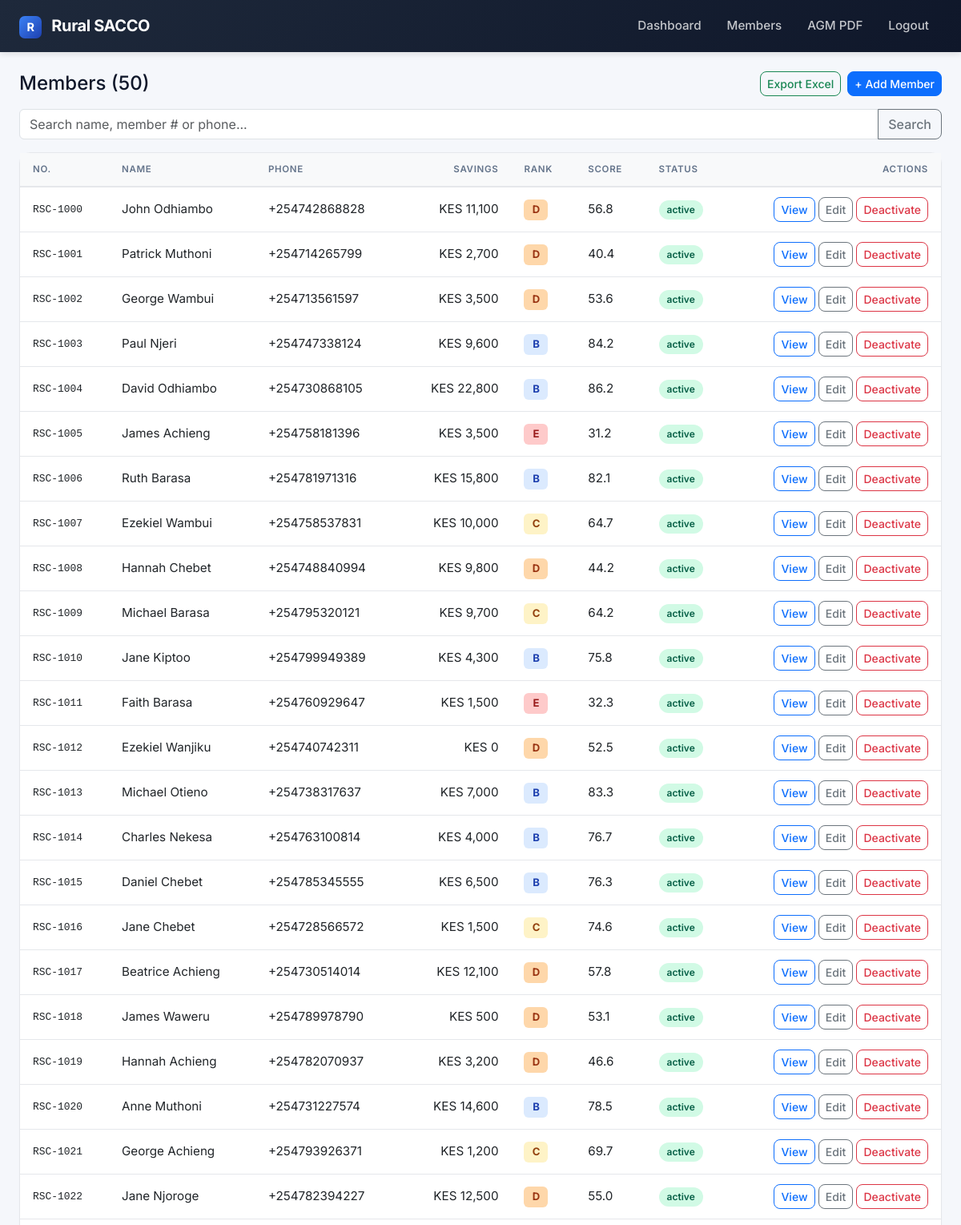
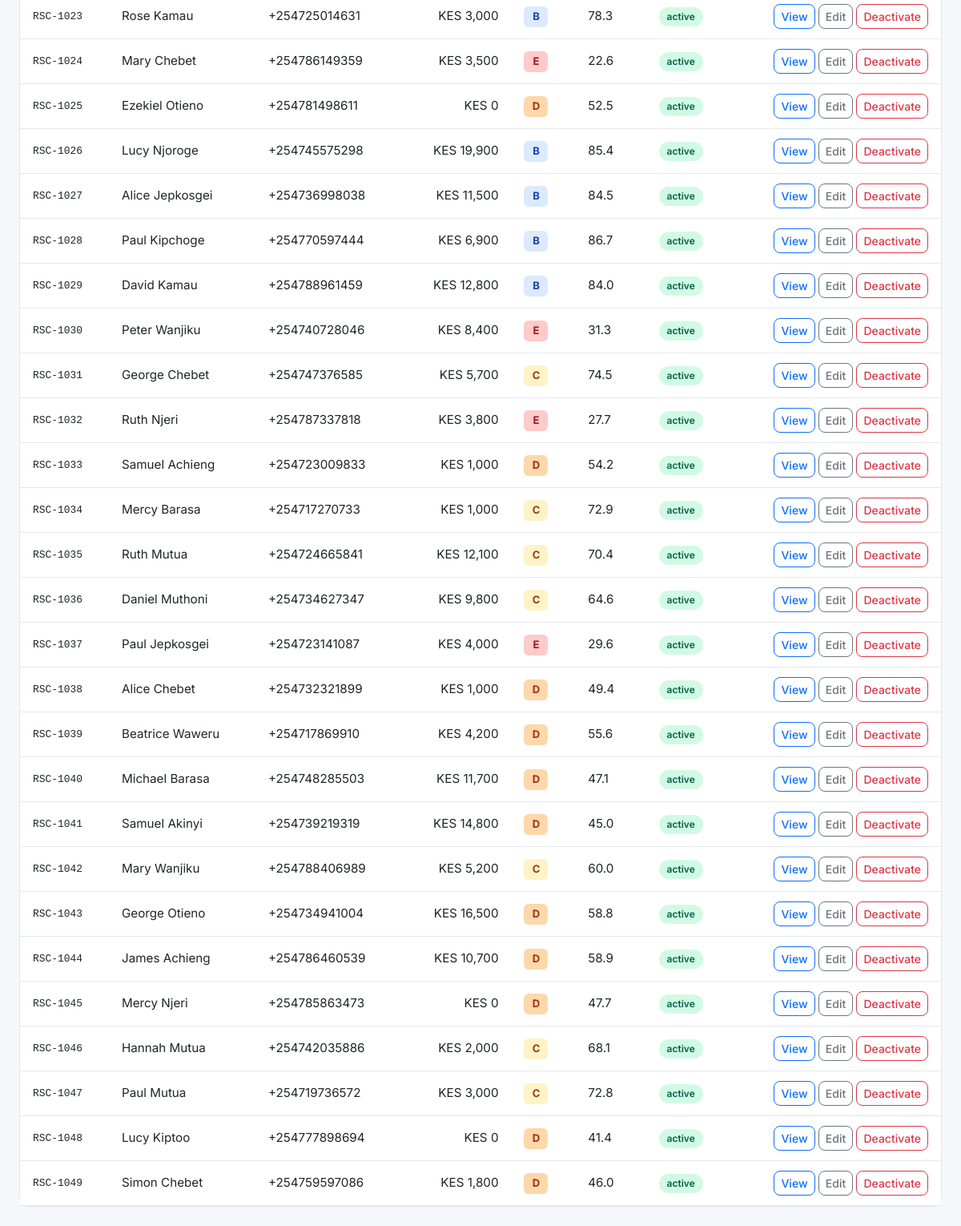
/members/ (signed in), run on an earlier commit of the app's database (2 pictures, top to bottom).
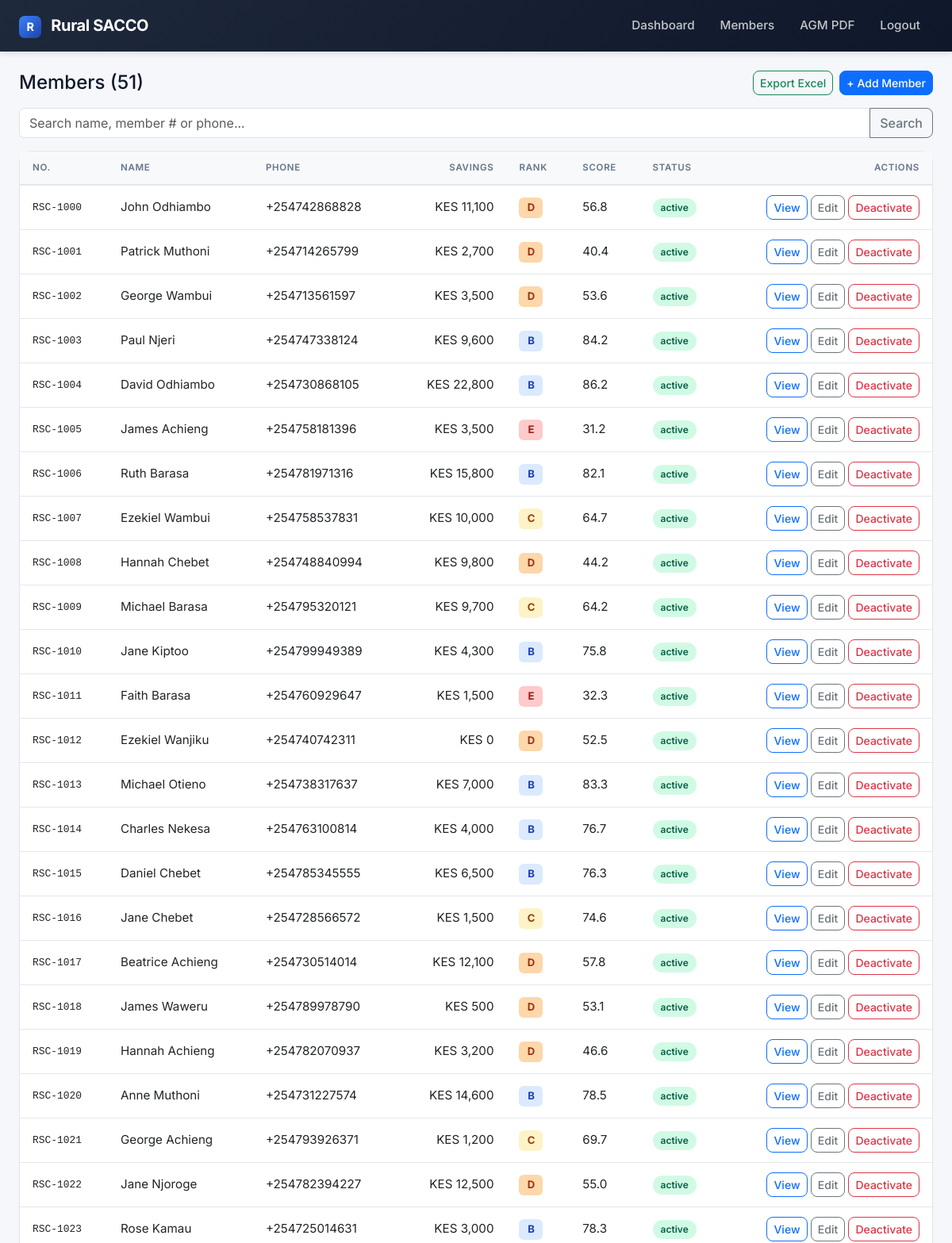
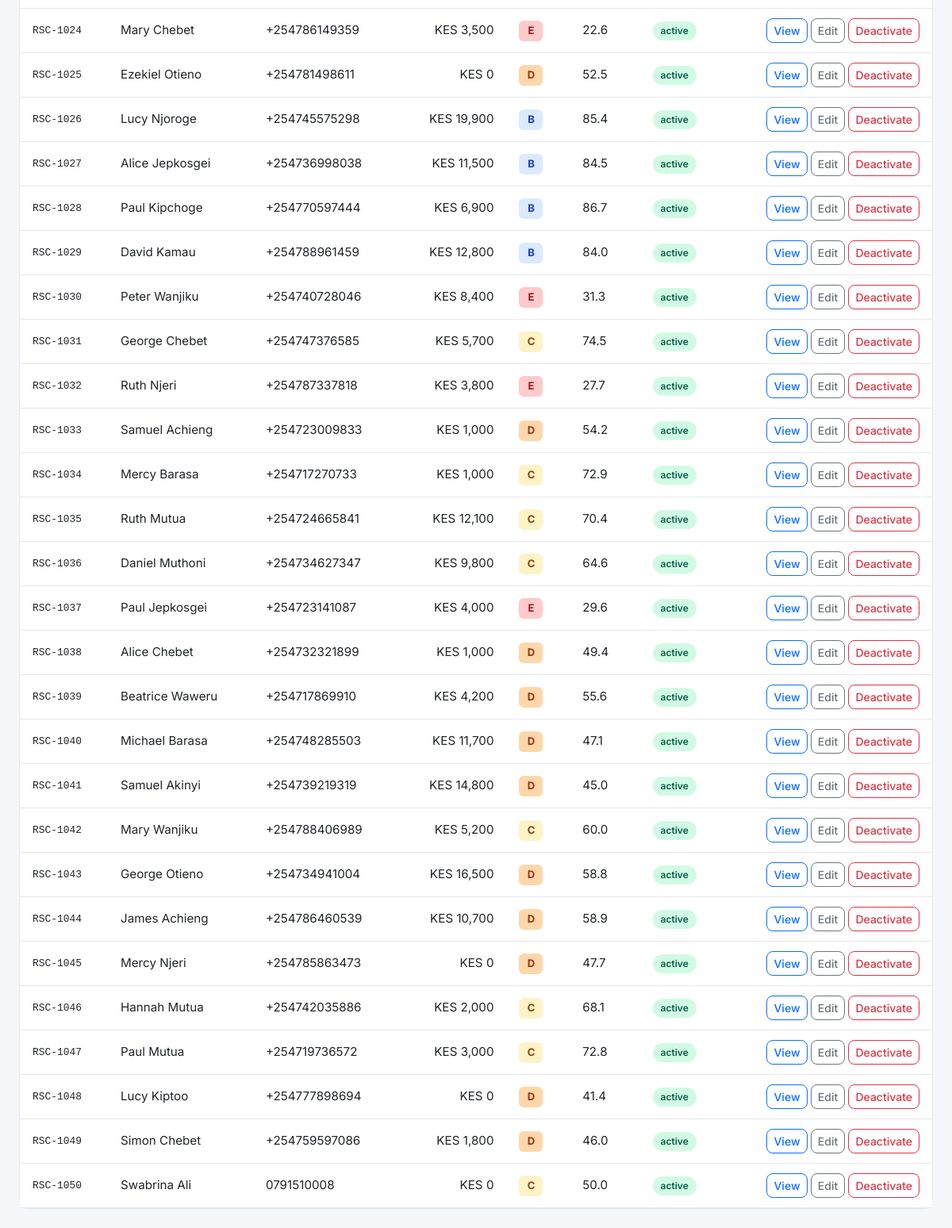
And on a later commit of the database (2 pictures, top to bottom).
### app/models/member.py (models this page shows)
class Member(db.Model):
    __tablename__ = "members"
    id = db.Column(db.Integer, primary_key=True)
    member_number = db.Column(db.String(20), unique=True, nullable=False, index=True)
    full_name = db.Column(db.String(120), nullable=False)
    phone = db.Column(db.String(20), unique=True, nullable=False, index=True)
    national_id = db.Column(db.String(20), unique=True)
    join_date = db.Column(db.Date, default=datetime.utcnow)
    status = db.Column(db.String(20), default="active")
    savings_balance = db.Column(db.Numeric(12, 2), default=0)
    shares = db.Column(db.Integer, default=0)
    trust_score = db.Column(db.Float, default=50.0)
    default_rank = db.Column(db.String(1), default="C")
    language_preference = db.Column(db.String(5), default="sw")
    consent_given = db.Column(db.Boolean, default=False)
    created_at = db.Column(db.DateTime, default=datetime.utcnow)
    updated_at = db.Column(db.DateTime, default=datetime.utcnow, onupdate=datetime.utcnow)

### app/routes/members.py (the view)
@members_bp.route("/")
@login_required
def list_members():
    q = request.args.get("q", "").strip()
    query = Member.query
    if q:
        query = query.filter(db.or_(
            Member.full_name.ilike(f"%{q}%"),
            Member.member_number.ilike(f"%{q}%"),
            Member.phone.ilike(f"%{q}%"),
        ))
    members = query.order_by(Member.member_number).all()
    return render_template("members/list.html", members=members, q=q)

### app/services/auth.py (called while the page is built)
def login_required(f):
    @wraps(f)
    def wrapped(*args, **kwargs):
        if not session.get("user_id"):
            flash("Please log in first.", "warning")
            return redirect(url_for("auth.login"))
        return f(*args, **kwargs)
    return wrapped

### app/templates/members/list.html (shortened to what this page needs)
{% extends "base.html" %}
{% block content %}
<div class="d-flex justify-content-between align-items-center mb-3">
    <h4 class="mb-0">Members ({{ members|length }})</h4>
    <div class="d-flex gap-2">
        <a href="{{ url_for('members.export_xlsx') }}" class="btn btn-outline-success btn-sm">Export Excel</a>
        {% if session.get('role') in ('admin', 'treasurer') %}
        <a href="{{ url_for('members.new_member') }}" class="btn btn-primary btn-sm">+ Add Member</a>
        {% endif %}
    </div>
</div>
<form class="mb-3" method="get">
    <div class="input-group">
        <input type="text" name="q" value="{{ q }}" class="form-control" placeholder="Search name, member # or phone...">
        <button class="btn btn-outline-secondary" type="submit">Search</button>
    </div>
</form>
<div class="card">
    <div class="table-responsive">
        <table class="table table-hover mb-0">
            <thead class="table-light">
                <tr><th>No.</th><th>Name</th><th>Phone</th><th class="text-end">Savings</th><th>Rank</th><th>Score</th><th>Status</th><th class="text-end">Actions</th></tr>
            </thead>
            <tbody>
                {% for m in members %}
                <tr class="{{ 'table-secondary' if m.status != 'active' }}">
                    <td class="mono">{{ m.member_number }}</td>
                    <td>{{ m.full_name }}</td>
                    <td>{{ m.phone }}</td>
                    <td class="text-end">KES {{ '{:,.0f}'.format(m.savings_balance|float) }}</td>
                    <td><span class="rank-badge rank-{{ m.default_rank }}">{{ m.default_rank }}</span></td>
                    <td>{{ '%.1f'|format(m.trust_score) }}</td>
                    <td>
                        {% if m.status == 'active' %}<span class="status-pill status-success">active</span>
                        {% else %}<span class="status-pill status-muted">inactive</span>{% endif %}
                    </td>
                    <td class="text-end">
                        <a href="{{ url_for('members.detail', member_id=m.id) }}" class="btn btn-sm btn-outline-primary">View</a>
                        {% if session.get('role') in ('admin', 'treasurer') %}
                        <a href="{{ url_for('members.edit_member', member_id=m.id) }}" class="btn btn-sm btn-outline-secondary">Edit</a>
                        {% endif %}
                        {% if session.get('role') == 'admin' %}
                        <form method="post" action="{{ url_for('members.toggle_status', member_id=m.id) }}" class="d-inline"
                              onsubmit="return confirm('{{ 'Deactivate' if m.status=='active' else 'Reactivate' }} this member?');">
                            <button type="submit" class="btn btn-sm btn-outline-{{ 'danger' if m.status=='active' else 'success' }}">
                                {{ 'Deactivate' if m.status=='active' else 'Reactivate' }}
                            </button>
                        </form>
                        {% endif %}
                    </td>
                </tr>
                {% else %}
                <tr><td colspan="8" class="text-center text-muted py-4">No members found.</td></tr>
                {% endfor %}
            </tbody>
        </table>
    </div>
</div>
{% endblock %}

### app/templates/base.html (shortened to what this page needs)
<!doctype html>
<html lang="en">
<head>
    <link href="https://cdn.jsdelivr.net/npm/bootstrap@5.3.0/dist/css/bootstrap.min.css" rel="stylesheet">
    <link href="{{ url_for('static', filename='css/app.css') }}" rel="stylesheet">
</head>
<body>
<nav class="navbar navbar-expand-lg navbar-dark">
    <div class="container-fluid px-4">
        <a class="navbar-brand" href="{% if session.get('user_id') %}{{ url_for('dashboard.index') }}{% else %}{{ url_for('auth.login') }}{% endif %}">
            <span style="display:inline-block;width:28px;height:28px;background:linear-gradient(135deg,#3b82f6,#1e40af);border-radius:7px;line-height:28px;text-align:center;margin-right:8px;font-size:0.9rem;">R</span>
            Rural SACCO
        </a>
        {% if session.get('user_id') %}
        <div class="navbar-nav ms-auto align-items-center">
            <a class="nav-link" href="{{ url_for('dashboard.index') }}">Dashboard</a>
            <a class="nav-link" href="{{ url_for('members.list_members') }}">Members</a>
            <a class="nav-link" href="{{ url_for('reports.agm_pdf') }}">AGM PDF</a>
            <a class="nav-link" href="{{ url_for('auth.logout') }}">Logout</a>
        </div>
        {% endif %}
    </div>
</nav>
<div class="container-fluid px-4 py-4">
    {% block content %}{% endblock %}
</div>
</body>
</html>

### app/static/css/app.css (style rules this page uses)
:root { --bg: #f5f7fb; --surface: #ffffff; --text: #0f172a; --muted: #64748b; --border: #e5e7eb; --primary: #3b82f6; --success: #10b981; --warning: #f59e0b; --danger: #ef4444; --radius: 14px; --shadow-sm: 0 1px 2px rgba(15,23,42,0.04); --shadow: 0 4px 12px rgba(15,23,42,0.06); }
body { background: var(--bg); font-family: 'Inter', -apple-system, sans-serif; color: var(--text); font-size: 0.95rem; }
.navbar { background: linear-gradient(135deg, #1e293b 0%, #0f172a 100%) !important; box-shadow: 0 2px 8px rgba(0,0,0,0.12); padding: 0.75rem 0; }
.navbar-brand { font-weight: 700; letter-spacing: -0.02em; }
.navbar .nav-link { color: rgba(255,255,255,0.75) !important; font-weight: 500; padding: 0.5rem 1rem !important; border-radius: 6px; transition: all 0.15s; }
.card { border: 1px solid var(--border); border-radius: var(--radius); box-shadow: var(--shadow-sm); background: var(--surface); }
.rank-badge { display: inline-flex; align-items: center; justify-content: center; min-width: 30px; height: 26px; padding: 0 9px; border-radius: 6px; font-weight: 700; font-size: 0.82rem; }
.rank-B { background: #dbeafe; color: #1e40af; }
.rank-C { background: #fef3c7; color: #92400e; }
.rank-D { background: #fed7aa; color: #9a3412; }
.rank-E { background: #fecaca; color: #991b1b; }
.status-pill { display: inline-flex; align-items: center; padding: 3px 10px; border-radius: 999px; font-size: 0.75rem; font-weight: 600; }
.status-success { background: #d1fae5; color: #065f46; }
.table thead th { font-size: 0.72rem; text-transform: uppercase; letter-spacing: 0.06em; font-weight: 600; color: var(--muted); border-bottom: 2px solid var(--border) !important; padding: 0.75rem 1rem; }
.table tbody td { padding: 0.75rem 1rem; vertical-align: middle; border-color: var(--border); }
.btn { border-radius: 8px; font-weight: 500; }
.mono { font-family: 'JetBrains Mono', Consolas, monospace; font-size: 0.85em; }

What changed in the data, as far as the page shows it:
added Member: member_number "RSC-1050", full_name "Swabrina Ali", phone "0791510008", savings_balance "0", default_rank "C", trust_score "50.0", shows "active", status "Deactivate"
Also different on the page:
{{ members|length }}: "50" → "51"
